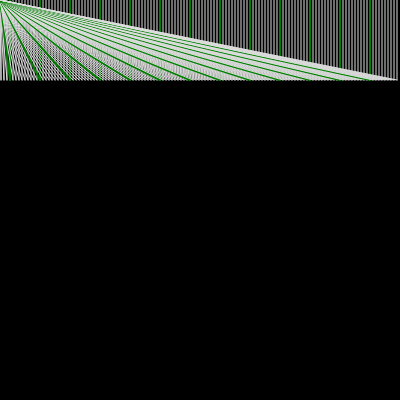
Frame 1 (no input)
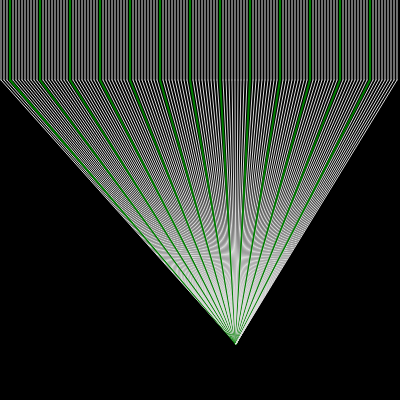
Frame 60 (no input)
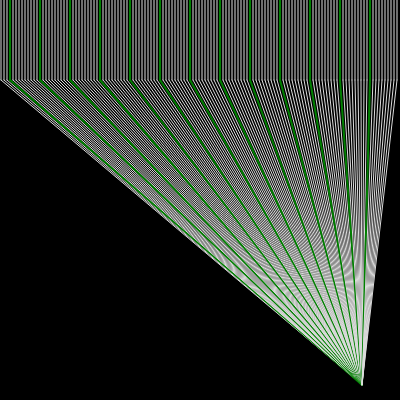
Frame 120 (the mouse pressed at the canvas centre since frame 60)

The p5.js sketch that drew these frames (run headless with seeded random() and noise() and a simulated clock; from frame 60 on, the mouse is pressed at the canvas centre):

// p5.js sketch
// ── sketch.js
var odds;
let j=0
function setup() {
  b=random(0,400)
  createCanvas(400, 400);
  posX=0;
  posY=0
}



function draw() {

  background("black");

   for(var i= 1; i < width; i+=3){

    odds = i%10

    if (odds == 0){
      stroke("green")
      strokeWeight(2);

    }else{
      
      stroke(220)
      strokeWeight(1);

    }
    line(0+i, 0, i, 80);
    line(i , 80, posX, j);
    
     }
 if (posX >= width){

    collision = 1;
   line(i , 80, posX, j)

      }else if (posX == 0){

        collision = 0;

      }
  

  print(collision);
  
  if (collision == 1){
    
    posX-=2;
    
  } else {
    
    posX+=2;
    
 if (posX >= width){

    collision = 1;
   
   line(i , 80, posX, j)

      }else if (posX == 0){

        collision = 0;

      }
    
  print(collision);
    
  if (collision == 1){

    posX-=2;
    
  } else {
    
    posX+=2;
}
      if (posY >= height){

    collision = 1;

      }else if (posY == 0){

        collision = 0;

      }

  

  print(collision);

  if (collision == 1, j < 400){
    j=b++;

  } else{
    j=b;
  
    
    

  }
  }
}
